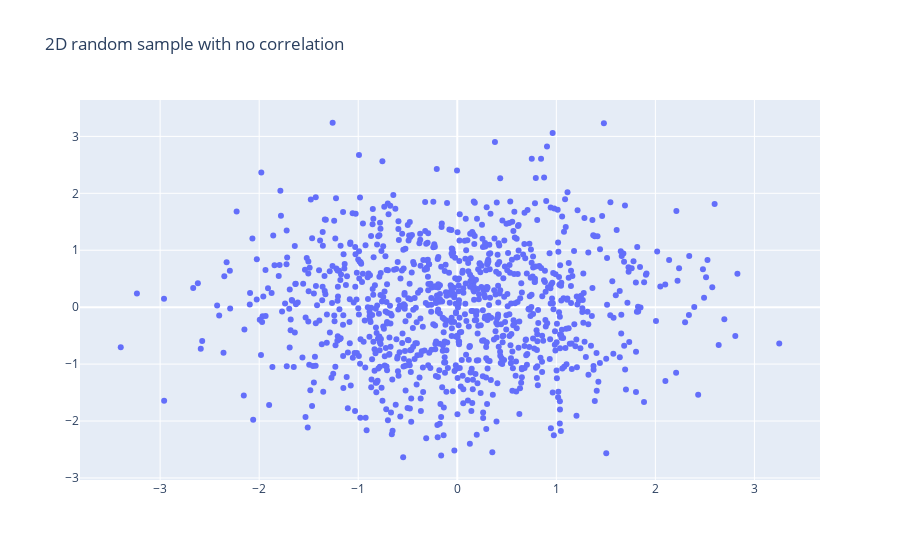

Notebook source saved alongside this figure:
### Code cell
xs, ys = make_xs_ys()
go_scatter(xs, ys, "2D random sample with no correlation")

### Figure 1 — Plotly figure (JSON) as saved in the notebook; plotly's stock layout.template omitted (floating-point values rounded to 4 significant figures; data arrays with more than 128 entries replaced by an {"elided": "..."} marker saying what was removed)
{"data": [{"mode": "markers", "type": "scatter", "x": {"elided": "1000 float values"}, "y": {"elided": "1000 float values"}}], "layout": {"title": {"text": "2D random sample with no correlation"}}}
